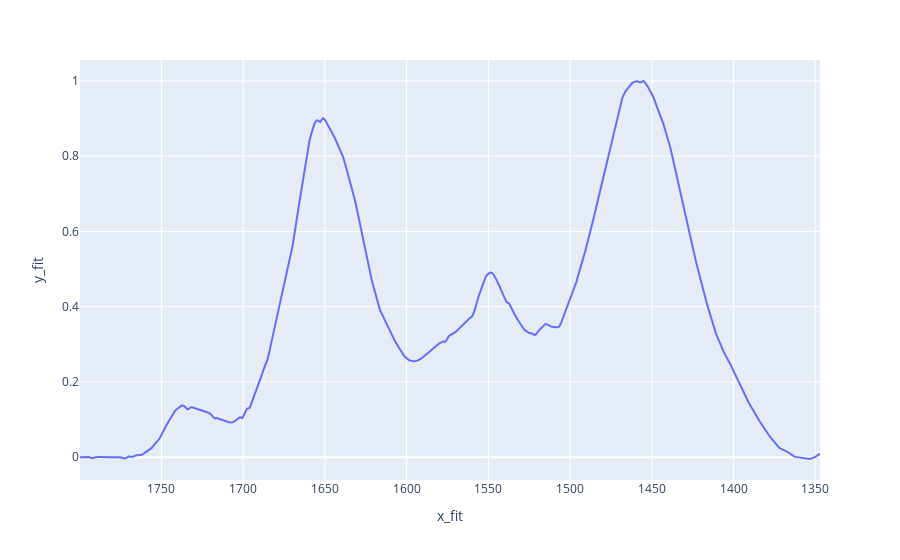

Notebook code cell kept with this figure:
### Markdown cell above
Quick check for the input paramaters

### Code cell
arr = np.column_stack((x_fit,y_fit_norm_intensity))
my_array = pd.DataFrame(arr, columns = ['x_fit','y_fit'])
fig = px.line(data_frame=my_array, x=my_array['x_fit'], y=my_array['y_fit'])
fig['layout']['xaxis']['autorange'] = "reversed"
fig.show()

### Figure 1 — Plotly figure (JSON) as saved in the notebook; plotly's stock layout.template omitted (floating-point values rounded to 4 significant figures; data arrays with more than 128 entries replaced by an {"elided": "..."} marker saying what was removed)
{"data": [{"hovertemplate": "x_fit=%{x}<br>y_fit=%{y}<extra></extra>", "legendgroup": "", "line": {"color": "#636efa", "dash": "solid"}, "marker": {"symbol": "circle"}, "mode": "lines", "name": "", "orientation": "v", "showlegend": false, "type": "scatter", "x": {"elided": "940 float values"}, "xaxis": "x", "y": {"elided": "940 float values"}, "yaxis": "y"}], "layout": {"legend": {"tracegroupgap": 0}, "margin": {"t": 60}, "xaxis": {"anchor": "y", "autorange": "reversed", "domain": [0, 1], "title": {"text": "x_fit"}}, "yaxis": {"anchor": "x", "domain": [0, 1], "title": {"text": "y_fit"}}}}
